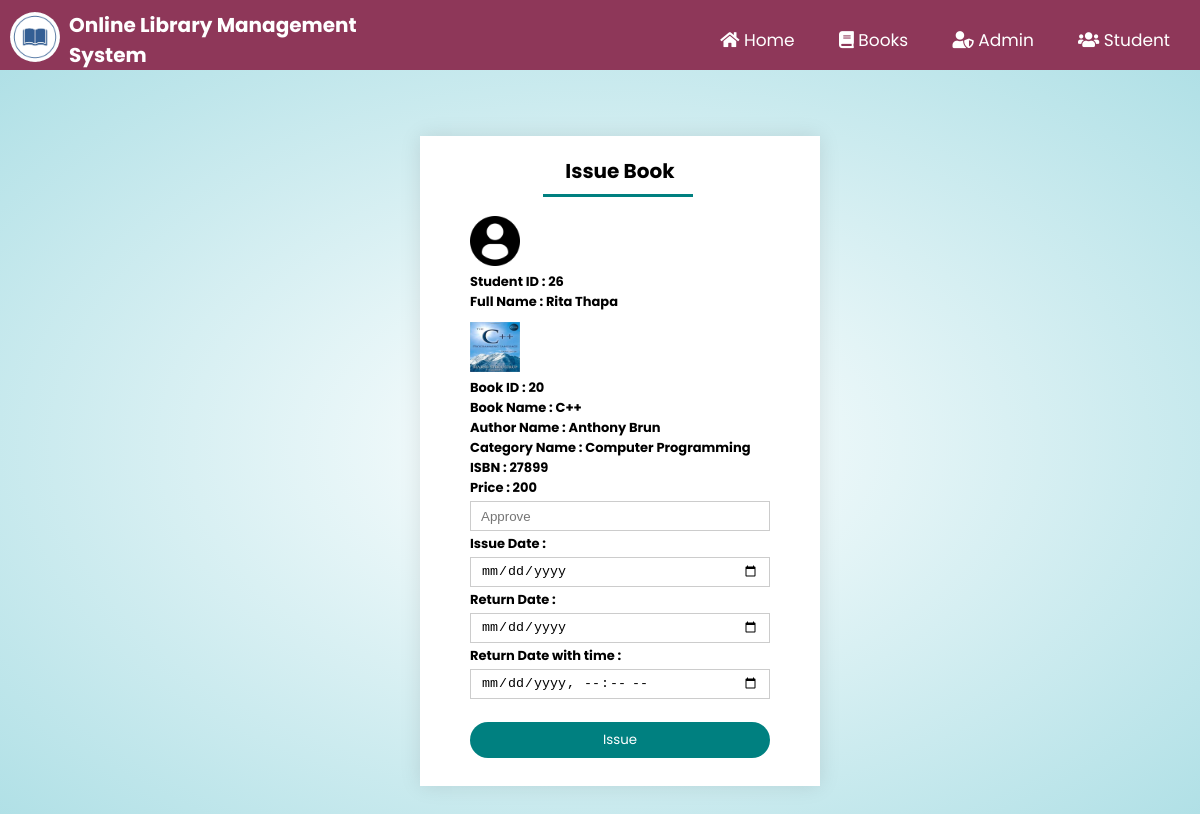
The app's page /issue_book.php?ed=26&ed1=20 with its own data.
### tables this page shows
CREATE TABLE `issueinfo` (
  `studentid` int(100) NOT NULL,
  `bookid` int(100) NOT NULL,
  `issuedate` date NOT NULL,
  `returndate` date NOT NULL,
  `approve` varchar(200) NOT NULL,
  `fine` int(100) NOT NULL
);

CREATE TABLE `student` (
  `studentid` int(111) NOT NULL,
  `student_username` varchar(111) NOT NULL,
  `FullName` varchar(111) NOT NULL,
  `Email` varchar(111) NOT NULL,
  `Password` varchar(111) NOT NULL,
  `PhoneNumber` varchar(111) NOT NULL,
  `studentpic` varchar(100) NOT NULL
);

CREATE TABLE `books` (
  `bookid` int(100) NOT NULL,
  `bookpic` varchar(500) NOT NULL,
  `bookname` varchar(100) NOT NULL,
  `authorid` int(100) NOT NULL,
  `categoryid` int(100) NOT NULL,
  `ISBN` varchar(100) NOT NULL,
  `price` int(100) NOT NULL,
  `quantity` int(100) NOT NULL,
  `status` varchar(100) NOT NULL
);

CREATE TABLE `authors` (
  `authorid` int(111) NOT NULL,
  `authorname` varchar(111) NOT NULL
);

CREATE TABLE `category` (
  `categoryid` int(111) NOT NULL,
  `categoryname` varchar(111) NOT NULL
);

### issue_book.php (the view, shortened to what this page needs)
<?php
	include "connection.php";
    include "admin_navbar.php";
?>
<!DOCTYPE html>
<html lang="en">
<head>
    <link rel="stylesheet" href="https://cdnjs.cloudflare.com/ajax/libs/font-awesome/5.15.2/css/all.min.css" />
    <link rel="stylesheet" href="style.css?v=<?php echo time(); ?>">
</head>
<body>
    <div class="edit-profile-container">
        <?php
			$studentid=$_GET['ed'];
			$bookid=$_GET['ed1'];
			$q= "SELECT student.studentid,FullName,studentpic,issueinfo.bookid,books.bookname,ISBN,price,bookpic,issuedate,returndate,approve,authors.authorname,category.categoryname From issueinfo inner join student on issueinfo.studentid=student.studentid inner join books on issueinfo.bookid=books.bookid join authors on authors.authorid=books.authorid join category on category.categoryid=books.categoryid where student.studentid=$studentid and approve='' and issueinfo.bookid=$bookid";
			$res=mysqli_query($db,$q) or die(mysqli_error());
			$row=mysqli_fetch_assoc($res);
				$studentid=$row['studentid'];
				$studentpic=$row['studentpic'];
				$FullName=$row['FullName'];
				$bookid=$row['bookid'];
				$bookpic=$row['bookpic'];
				$bookname=$row['bookname'];
				$authorname=$row['authorname'];
				$categoryname=$row['categoryname'];
				$ISBN=$row['ISBN'];
				$price=$row['price'];
	    ?>
        <div class="form form-book">
            <div class="form-container edit-form-container issue-book-container edit-book-container">
                <div class="form-btn">
                    <span onclick="login()" style="width: 100%;">Issue Book</span>
                    <hr id="indicator" class="add-author">
                </div>
                <form action="" id="loginform" method="post" enctype="multipart/form-data">
                    <div class="label">
                        <?php echo "<img width='50px' height='50px' src='images/".$studentpic."'>"?>
                    </div>
                    <div class="label">
                        <label for="studentid">Student ID : </label>
                        <b style="font-size: 13px;">
                        <?php
			                echo $studentid;
			            ?>
                    </b><br>
                    </div>
                    <div class="label">
                        <label for="studentid">Full Name : </label>
                        <b style="font-size: 13px;">
                        <?php
			                echo $FullName;
			            ?>
                    </b><br>
                    </div>
                    <div class="label" style="margin-top: 10px;">
                        <?php echo "<img width='50px' height='50px' src='images/".$bookpic."'>"?>
                    </div>
                    <div class="label">
                        <label for="studentid">Book ID : </label>
                        <b style="font-size: 13px;">
                        <?php
			                echo $bookid;
			            ?>
                    </b><br>
                    </div>
                    <div class="label">
                        <label for="studentid">Book Name : </label>
                        <b style="font-size: 13px;">
                        <?php
			                echo $bookname;
			            ?>
                    </b><br>
                    </div>
                    <div class="label">
                        <label for="studentid">Author Name : </label>
                        <b style="font-size: 13px;">
                        <?php
			                echo $authorname;
			            ?>
                    </b><br>
                    </div>
                    <div class="label">
                        <label for="studentid">Category Name : </label>
                        <b style="font-size: 13px;">
                        <?php
			                echo $categoryname;
			            ?>
                    </b><br>
                    </div>
                    <div class="label">
                        <label for="studentid">ISBN : </label>
                        <b style="font-size: 13px;">
                        <?php
			                echo $ISBN;
			            ?>
                    </b><br>
                    </div>
                    <div class="label">
                        <label for="studentid">Price : </label>
                        <b style="font-size: 13px;">
                        <?php
			                echo $price;
			            ?>
                    </b><br>
                    </div>
                    <input type="text"  name="approve" placeholder="Approve">
                    <div class="label">
                        <label for="status">Issue Date : </label>
                    </div>
                    <input type="date"  name="issuedate">
                    <div class="label">
                        <label for="status">Return Date : </label>
                    </div>
                    <input type="date"  name="returndate">
                    <div class="label">
                        <label for="status">Return Date with time : </label>
                    </div>
                    <input type="datetime-local"  name="returndatetime">
                    <button type="submit" class="btn" name="submit" style="margin-top: 20px;">Issue</button>
                </form>
            </div>
        </div>
    </div>
</body>
</html>

### style.css (style rules this page uses)
html { scroll-behavior: smooth; }
* { margin: 0; padding: 0; box-sizing: border-box; }
body { font-family: 'Poppins', sans-serif; }
.btn { font-family: 'Poppins', sans-serif; }
.form { position: absolute; top: 55%; left: 35%; transform: translateY(-50%); text-align: center; }
.form-container { background: #fff; width: 400px; height: 500px; position: relative; padding: 20px 0; margin: auto; box-shadow: 0 0 20px 0px rgba(0,0,0,0.1); overflow: hidden; }
.form-container span { font-weight: bold; padding: 0 10px; cursor: pointer; width: 150px; display: inline-block; }
.form-btn { display: inline-block; }
.form-btn span { font-size: 20px; font-weight: bold; }
.form-container form { max-width: 400px; padding: 0 20px; position: absolute; top: 100px; transition: 1s; }
form input { width: 300px; height: 30px; margin: 10px 0; padding: 0 10px; border: 1px solid #ccc; }
.label { text-align: left; margin-left: 30px; font-size: 13px; }
form .btn { width: 300px; border: none; cursor: pointer; margin-top: 10px; margin-bottom: 10px; }
.edit-profile-container { background: radial-gradient(#fff,powderblue); width: 100%; padding-top: 50px; padding-bottom: 700px; }
.edit-profile-container .form label { text-align: left; font-weight: bold; }
.edit-profile-container .form-container { height: 450px; margin-top: 50px; }
.edit-profile-container .edit-form-container { height: 550px; }
.edit-book-container form input { margin: 3px 0; }
.edit-profile-container .edit-book-container { height: 650px; margin-top: 30px; }
.edit-profile-container .issue-book-container { height: 650px; margin-top: 20px; }
.edit-book-container form { top: 80px; }
#loginform { left: 0; }
.btn { display: inline-block; background-color: teal; color: #fff; padding: 8px 30px; border-radius: 30px; transition: background-color 0.4s; outline: none; }
#indicator { width: 150px; border: none; background: teal; height: 3px; margin-top: 8px; transition: 1s; transform: translateX(10px); }
.add-author { margin-right: 25px; }

### records on screen
issueinfo: studentid.studentpic (picture), studentid.studentid "26", studentid.FullName "Rita Thapa", bookid.bookpic (picture), bookid "20", bookid.bookname "C++", authors.authorname "Anthony Brun", category.categoryname "Computer Programming", bookid.ISBN "27899", bookid.price "200"
